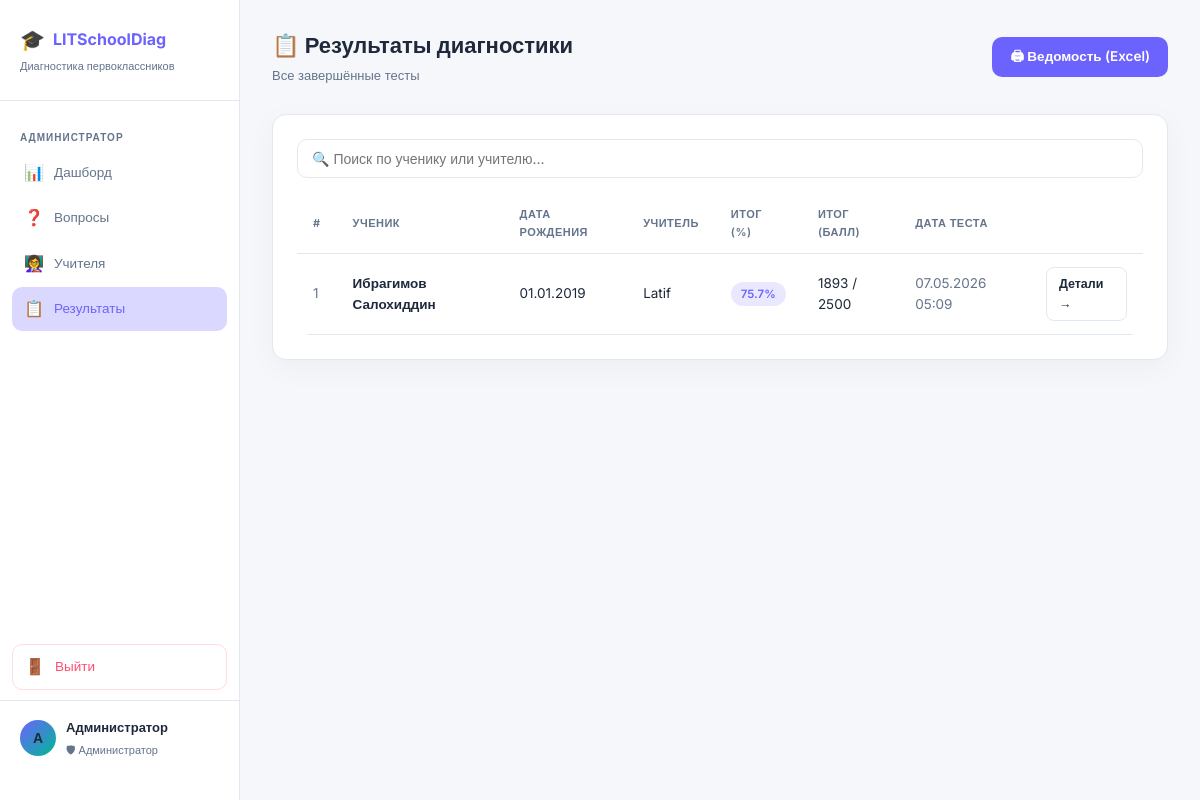
/admin/results (signed in), run on the app's committed database.
### models.py (models this page shows, shortened)
class User(UserMixin, db.Model):
    __tablename__ = 'users'
    id = db.Column(db.Integer, primary_key=True)
    username = db.Column(db.String(80), unique=True, nullable=False)
    password_hash = db.Column(db.String(256), nullable=False)
    full_name = db.Column(db.String(150), nullable=False)
    role = db.Column(db.String(20), nullable=False, default='teacher')
    is_active = db.Column(db.Boolean, default=True)
    created_at = db.Column(db.DateTime, default=datetime.utcnow)
    sessions = db.relationship('TestSession', backref='teacher', lazy=True)
    def is_admin(self):
        return self.role == 'admin'

class TestSession(db.Model):
    __tablename__ = 'test_sessions'
    id = db.Column(db.Integer, primary_key=True)
    student_id = db.Column(db.Integer, db.ForeignKey('students.id'), nullable=False)
    teacher_id = db.Column(db.Integer, db.ForeignKey('users.id'), nullable=False)
    status = db.Column(db.String(20), default='in_progress')
    started_at = db.Column(db.DateTime, default=datetime.utcnow)
    completed_at = db.Column(db.DateTime)
    notes = db.Column(db.Text)
    answers = db.relationship('Answer', backref='session', lazy=True)
    def total_score(self):
        return sum(a.score for a in self.answers) if self.answers else 0
    def max_score(self):
        return len(self.answers) * 100 if self.answers else 0
    def percentage(self):
        m = self.max_score()
        return round(self.total_score() / m * 100, 1) if m > 0 else 0

class Student(db.Model):
    __tablename__ = 'students'
    id = db.Column(db.Integer, primary_key=True)
    full_name = db.Column(db.String(150), nullable=False)
    birth_date = db.Column(db.Date, nullable=False)
    created_at = db.Column(db.DateTime, default=datetime.utcnow)
    sessions = db.relationship('TestSession', backref='student', lazy=True)

class Answer(db.Model):
    __tablename__ = 'answers'
    id = db.Column(db.Integer, primary_key=True)
    session_id = db.Column(db.Integer, db.ForeignKey('test_sessions.id'), nullable=False)
    question_id = db.Column(db.Integer, db.ForeignKey('questions.id'), nullable=False)
    score = db.Column(db.Integer, default=0)

### admin_bp.py (the view)
@admin_bp.route('/results')
@login_required
@admin_required
def results():
    sessions = (TestSession.query.filter_by(status='completed')
                .order_by(TestSession.completed_at.desc()).all())
    return render_template('admin/results.html', sessions=sessions)

### admin_bp.py (called while the page is built)
def admin_required(f):
    @wraps(f)
    def decorated(*args, **kwargs):
        if not current_user.is_authenticated or not current_user.is_admin():
            flash('Доступ запрещён', 'error')
            return redirect(url_for('auth.login'))
        return f(*args, **kwargs)
    return decorated

### templates/admin/results.html (shortened to what this page needs)
{% extends 'base.html' %}
{% block content %}
<div class="topbar">
  <div class="page-title">
    <h1>📋 Результаты диагностики</h1>
    <p>Все завершённые тесты</p>
  </div>
  <div class="flex gap-2">
    <a href="{{ url_for('admin.export_report') }}" class="btn btn-primary">🖨 Ведомость (Excel)</a>
  </div>
</div>
<div class="card">
  {% if sessions %}
  <div class="mb-4">
    <input type="text" id="tableSearch" class="form-control" placeholder="🔍 Поиск по ученику или учителю..." onkeyup="filterTable()">
  </div>
  <div class="table-wrap">
    <table>
      <thead>
        <tr><th>#</th><th>Ученик</th><th>Дата рождения</th><th>Учитель</th><th>Итог (%)</th><th>Итог (балл)</th><th>Дата теста</th><th></th></tr>
      </thead>
      <tbody id="resultsTableBody">
        {% for s in sessions %}
        <tr>
          <td class="text-muted">{{ loop.index }}</td>
          <td class="fw-bold">{{ s.student.full_name }}</td>
          <td>{{ s.student.birth_date.strftime('%d.%m.%Y') }}</td>
          <td>{{ s.teacher.full_name }}</td>
          <td>
            {% set pct = s.percentage() %}
            <span class="badge {% if pct >= 80 %}badge-green{% elif pct >= 50 %}badge-purple{% else %}badge-red{% endif %}">
              {{ pct }}%
            </span>
          </td>
          <td>{{ s.total_score() }} / {{ s.max_score() }}</td>
          <td class="text-muted">{{ s.completed_at.strftime('%d.%m.%Y %H:%M') if s.completed_at else '—' }}</td>
          <td><a href="{{ url_for('admin.result_detail', sid=s.id) }}" class="btn btn-sm btn-outline">Детали →</a></td>
        </tr>
        {% endfor %}
      </tbody>
    </table>
  </div>
  {% else %}
  <div class="empty-state">
    <div class="icon">📭</div>
    <p>Результатов пока нет.</p>
  </div>
  {% endif %}
</div>
{% endblock %}

### templates/base.html (shortened to what this page needs)
<!DOCTYPE html>
<html lang="ru">
<head>
  <link rel="stylesheet" href="{{ url_for('static', filename='css/style.css') }}">
</head>
<body>
<div class="layout">
  {% if current_user.is_authenticated %}
  <aside class="sidebar">
    <div class="sidebar-logo">
      <h2><span>🎓</span> LITSchoolDiag</h2>
      <p>Диагностика первоклассников</p>
    </div>
    <nav class="sidebar-nav">
      {% if current_user.is_admin() %}
      <div class="nav-section">Администратор</div>
      <a href="{{ url_for('admin.dashboard') }}" class="nav-link {% if request.endpoint == 'admin.dashboard' %}active{% endif %}">
        <span class="icon">📊</span> Дашборд
      </a>
      <a href="{{ url_for('admin.questions') }}" class="nav-link {% if request.endpoint == 'admin.questions' %}active{% endif %}">
        <span class="icon">❓</span> Вопросы
      </a>
      <a href="{{ url_for('admin.teachers') }}" class="nav-link {% if request.endpoint == 'admin.teachers' %}active{% endif %}">
        <span class="icon">👩‍🏫</span> Учителя
      </a>
      <a href="{{ url_for('admin.results') }}" class="nav-link {% if 'result' in request.endpoint %}active{% endif %}">
        <span class="icon">📋</span> Результаты
      </a>
      {% endif %}
    </nav>
    <div style="padding:0 12px 8px">
      <a href="{{ url_for('auth.logout') }}" class="nav-link" style="color:var(--danger);border:1px solid rgba(255,79,112,0.2);border-radius:10px;">
        <span class="icon">🚪</span> Выйти
      </a>
    </div>
    <div class="sidebar-user">
      <div class="avatar">{{ current_user.full_name[0] }}</div>
      <div class="info">
        <p>{{ current_user.full_name.split()[0] }}</p>
        <span>{{ '🛡 Администратор' if current_user.is_admin() else '👩‍🏫 Учитель' }}</span>
      </div>
    </div>
  </aside>
  {% endif %}
  <main class="main-content">
    {% block content %}{% endblock %}
  </main>
</div>
</body>
</html>

### static/css/style.css (style rules this page uses)
:root { --bg: #f5f7fa; --bg2: #ffffff; --card: #ffffff; --card2: #f8fafc; --border: #e2e8f0; --primary: #6c63ff; --primary-h: #5a52d5; --primary-glow: rgba(108,99,255,0.25); --accent: #00b894; --danger: #ff4f70; --warn: #ffb547; --text: #1e293b; --muted: #64748b; --radius: 14px; --shadow: 0 8px 30px rgba(0,0,0,0.04); }
*, *::before, *::after { box-sizing: border-box; margin: 0; padding: 0; }
body { font-family: 'Inter', sans-serif; background: var(--bg); color: var(--text); min-height: 100vh; font-size: 14px; line-height: 1.6; }
.layout { display: flex; min-height: 100vh; }
.sidebar { width: 240px; min-height: 100vh; background: var(--bg2); border-right: 1px solid var(--border); padding: 24px 0; display: flex; flex-direction: column; position: fixed; left: 0; top: 0; bottom: 0; z-index: 100; }
.sidebar-logo { padding: 0 20px 24px; border-bottom: 1px solid var(--border); margin-bottom: 16px; }
.sidebar-logo h2 { font-size: 16px; font-weight: 700; color: var(--primary); display: flex; align-items: center; gap: 8px; }
.sidebar-logo span { font-size: 20px; }
.sidebar-logo p { font-size: 11px; color: var(--muted); margin-top: 2px; }
.sidebar-nav { flex: 1; padding: 0 12px; }
.nav-section { font-size: 10px; font-weight: 600; color: var(--muted); text-transform: uppercase; letter-spacing: 1px; padding: 12px 8px 6px; }
.nav-link { display: flex; align-items: center; gap: 10px; padding: 9px 12px; border-radius: 10px; color: var(--muted); text-decoration: none; font-weight: 500; font-size: 13.5px; margin-bottom: 2px; transition: all 0.2s; }
.nav-link.active { background: var(--primary-glow); color: var(--primary); }
.nav-link .icon { font-size: 16px; width: 20px; text-align: center; }
.sidebar-user { padding: 16px 20px; border-top: 1px solid var(--border); display: flex; align-items: center; gap: 10px; }
.avatar { width: 36px; height: 36px; border-radius: 50%; background: linear-gradient(135deg, var(--primary), var(--accent)); display: flex; align-items: center; justify-content: center; font-weight: 700; font-size: 14px; flex-shrink: 0; }
.sidebar-user .info p { font-size: 13px; font-weight: 600; }
.sidebar-user .info span { font-size: 11px; color: var(--muted); }
.main-content { margin-left: 240px; flex: 1; padding: 28px 32px; }
.topbar { display: flex; align-items: center; justify-content: space-between; margin-bottom: 28px; }
.page-title h1 { font-size: 22px; font-weight: 700; }
.page-title p { color: var(--muted); font-size: 13px; margin-top: 2px; }
.card { background: var(--card); border: 1px solid var(--border); border-radius: var(--radius); padding: 24px; box-shadow: var(--shadow); }
.table-wrap { overflow-x: auto; border-radius: var(--radius); }
table { width: 100%; border-collapse: collapse; }
thead th { padding: 12px 16px; text-align: left; font-size: 11px; font-weight: 600; text-transform: uppercase; letter-spacing: 0.5px; color: var(--muted); border-bottom: 1px solid var(--border); background: var(--bg2); }
tbody tr { transition: background 0.15s; }
tbody td { padding: 13px 16px; border-bottom: 1px solid var(--border); font-size: 13.5px; }
.badge { display: inline-flex; align-items: center; gap: 4px; padding: 3px 10px; border-radius: 20px; font-size: 11.5px; font-weight: 600; }
.badge-purple { background: rgba(108,99,255,0.15); color: var(--primary); }
.btn { display: inline-flex; align-items: center; gap: 6px; padding: 9px 18px; border-radius: 10px; font-size: 13.5px; font-weight: 600; cursor: pointer; border: none; transition: all 0.2s; text-decoration: none; font-family: inherit; }
.btn-primary { background: var(--primary); color: #fff; }
.btn-outline { background: transparent; border: 1px solid var(--border); color: var(--text); }
.btn-sm { padding: 6px 12px; font-size: 12.5px; border-radius: 8px; }
.form-control { width: 100%; padding: 10px 14px; border-radius: 10px; background: var(--bg2); border: 1px solid var(--border); color: var(--text); font-size: 14px; font-family: inherit; transition: border-color 0.2s; }
.flex { display: flex; }
.gap-2 { gap: 8px; }
.mb-4 { margin-bottom: 16px; }
.text-muted { color: var(--muted); }
.fw-bold { font-weight: 700; }

### data on the page
User: full_name "А", full_name "Администратор", role "🛡 Администратор"
TestSession: student.full_name "Ибрагимов Салохиддин", student.birth_date "01.01.2019", teacher.full_name "Latif", pct "75.7", total_score "1893", max_score "2500", completed_at "07.05.2026 05:09"
